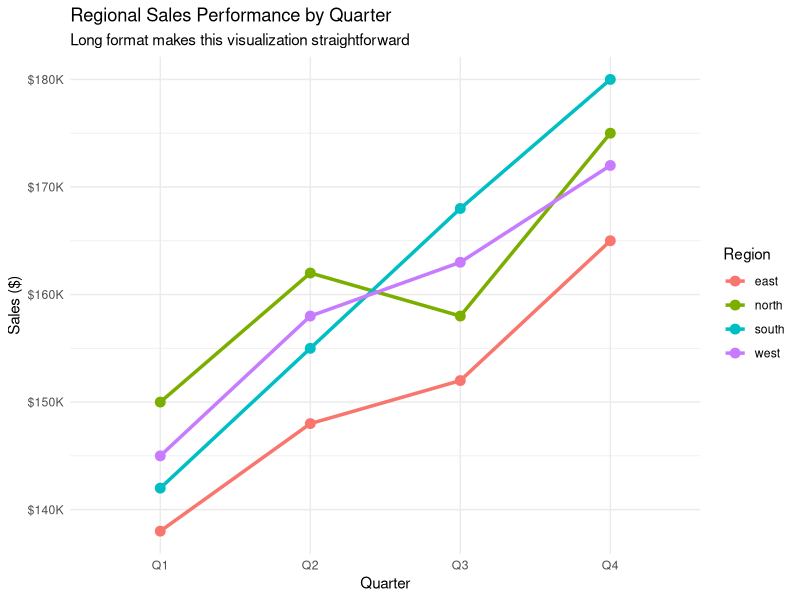

The R script that drew this image:
## ---- chunk 1
#| label: setup
#| message: false

library(tidyverse)
library(lubridate)

# Wide format: Values spread across columns
sales_wide <- tibble(
  quarter = c("Q1", "Q2", "Q3", "Q4"),
  north = c(150000, 162000, 158000, 175000),
  south = c(142000, 155000, 168000, 180000),
  east = c(138000, 148000, 152000, 165000),
  west = c(145000, 158000, 163000, 172000)
)

cat("WIDE FORMAT: Each region is a separate column\n")
print(sales_wide)

# Long format: Values stacked in rows
sales_long <- sales_wide %>%
  pivot_longer(
    cols = c(north, south, east, west),
    names_to = "region",
    values_to = "sales"
  )

cat("\nLONG FORMAT: All sales values in one column\n")
print(sales_long)

cat("\nComparison:\n")
cat("Wide: ", nrow(sales_wide), " rows x ", ncol(sales_wide), " columns\n")
cat("Long: ", nrow(sales_long), " rows x ", ncol(sales_long), " columns\n")
## ---- chunk 2
#| label: format-comparison

cat("📊 WIDE FORMAT - Best for:\n")
cat("- Human-readable reports and dashboards\n")
cat("- Side-by-side comparisons\n")
cat("- Spreadsheet-style presentations\n")
cat("- Correlation matrices\n")
cat("- Crosstabs and pivot tables\n\n")

cat("📈 LONG FORMAT - Best for:\n")
cat("- ggplot2 visualizations\n")
cat("- Statistical modeling and analysis\n")
cat("- Group-by operations with dplyr\n")
cat("- Time series analysis\n")
cat("- Machine learning datasets\n\n")

# Demonstrate why ggplot2 prefers long format
library(ggplot2)

# This works beautifully with long format
sales_long %>%
  ggplot(aes(x = quarter, y = sales, color = region, group = region)) +
  geom_line(size = 1.2) +
  geom_point(size = 3) +
  scale_y_continuous(labels = scales::dollar_format(scale = 1e-3, suffix = "K")) +
  labs(
    title = "Regional Sales Performance by Quarter",
    subtitle = "Long format makes this visualization straightforward",
    x = "Quarter",
    y = "Sales ($)",
    color = "Region"
  ) +
  theme_minimal()
## ---- chunk 3
#| label: pivot-longer-basics

# Real-world example: Employee performance ratings
performance_wide <- tibble(
  employee_id = 1:5,
  name = c("Alice Johnson", "Bob Smith", "Carol Davis", "David Wilson", "Emma Brown"),
  department = c("Sales", "Marketing", "IT", "Sales", "Marketing"),
  communication_q1 = c(4.2, 3.8, 4.5, 3.9, 4.1),
  communication_q2 = c(4.3, 4.0, 4.6, 4.1, 4.2),
  teamwork_q1 = c(4.0, 4.2, 4.3, 3.8, 4.4),
  teamwork_q2 = c(4.1, 4.4, 4.4, 4.0, 4.6),
  leadership_q1 = c(3.8, 3.5, 4.1, 3.6, 3.9),
  leadership_q2 = c(4.0, 3.7, 4.3, 3.8, 4.1)
)

cat("Original wide format (multiple rating columns):\n")
print(performance_wide)

# Method 1: Basic pivot_longer
performance_long_basic <- performance_wide %>%
  pivot_longer(
    cols = communication_q1:leadership_q2,  # Columns to pivot
    names_to = "skill_quarter",             # Name for the new key column
    values_to = "rating"                    # Name for the new value column
  )

cat("\nBasic pivot_longer result:\n")
print(head(performance_long_basic, 10))
## ---- chunk 4
#| label: pivot-longer-selection

# Method 2: Using column selection helpers
performance_long_helpers <- performance_wide %>%
  pivot_longer(
    cols = contains("_q"),               # All columns containing "_q"
    names_to = "skill_quarter",
    values_to = "rating"
  )

# Method 3: Excluding specific columns
performance_long_exclude <- performance_wide %>%
  pivot_longer(
    cols = -c(employee_id, name, department),  # Everything except these
    names_to = "skill_quarter",
    values_to = "rating"
  )

# Method 4: Using patterns with matches()
performance_long_pattern <- performance_wide %>%
  pivot_longer(
    cols = matches("(communication|teamwork|leadership)_q[12]"),  # Regex pattern
    names_to = "skill_quarter",
    values_to = "rating"
  )

cat("All methods produce identical results:\n")
cat("Basic: ", nrow(performance_long_basic), " rows\n")
cat("Helpers: ", nrow(performance_long_helpers), " rows\n")
cat("Exclude: ", nrow(performance_long_exclude), " rows\n")
cat("Pattern: ", nrow(performance_long_pattern), " rows\n")
## ---- chunk 5
#| label: pivot-longer-separation

# Separate skill and quarter into different columns
performance_tidy <- performance_wide %>%
  pivot_longer(
    cols = contains("_q"),
    names_to = "skill_quarter",
    values_to = "rating"
  ) %>%
  separate(
    skill_quarter,
    into = c("skill", "quarter"),
    sep = "_"
  ) %>%
  mutate(
    quarter = str_replace(quarter, "q", "Q"),  # Clean up quarter format
    quarter_num = as.numeric(str_extract(quarter, "\\d+")),
    skill = str_to_title(skill)
  )

cat("Cleaned and separated data:\n")
print(head(performance_tidy, 12))

# Now analysis becomes powerful
cat("\nAverage ratings by skill and quarter:\n")
performance_tidy %>%
  group_by(skill, quarter) %>%
  summarise(
    avg_rating = round(mean(rating), 2),
    employees = n(),
    .groups = "drop"
  ) %>%
  pivot_wider(names_from = quarter, values_from = avg_rating) %>%
  print()
## ---- chunk 6
#| label: multiple-values

# Complex example: Survey with both scores and confidence levels
survey_complex <- tibble(
  participant_id = 1:4,
  age_group = c("18-25", "26-35", "36-45", "46-55"),
  satisfaction_score_pre = c(3.2, 4.1, 2.8, 3.9),
  satisfaction_confidence_pre = c(0.8, 0.9, 0.7, 0.85),
  satisfaction_score_post = c(4.1, 4.5, 3.9, 4.2),
  satisfaction_confidence_post = c(0.9, 0.95, 0.85, 0.9),
  recommendation_score_pre = c(2.8, 3.5, 2.1, 3.2),
  recommendation_confidence_pre = c(0.7, 0.8, 0.6, 0.75),
  recommendation_score_post = c(3.9, 4.2, 3.4, 4.0),
  recommendation_confidence_post = c(0.85, 0.9, 0.8, 0.88)
)

cat("Complex survey data with scores and confidence:\n")
print(survey_complex)

# Pivot multiple value types simultaneously
survey_long <- survey_complex %>%
  pivot_longer(
    cols = -c(participant_id, age_group),
    names_to = c("metric", "measure", "period"),
    names_pattern = "(.+)_(score|confidence)_(pre|post)",
    values_to = "value"
  ) %>%
  pivot_wider(
    names_from = measure,
    values_from = value
  ) %>%
  mutate(
    metric = str_to_title(metric),
    period = str_to_title(period)
  )

cat("\nTransformed to tidy format with separate score/confidence columns:\n")
print(head(survey_long, 10))

# Calculate improvement with confidence intervals
improvements <- survey_long %>%
  select(-age_group) %>%
  pivot_wider(names_from = period, values_from = c(score, confidence)) %>%
  mutate(
    score_improvement = score_Post - score_Pre,
    confidence_avg = (confidence_Pre + confidence_Post) / 2,
    improvement_category = case_when(
      score_improvement >= 1.0 ~ "Significant Improvement",
      score_improvement >= 0.5 ~ "Moderate Improvement",
      score_improvement >= 0.0 ~ "Slight Improvement",
      TRUE ~ "Decline"
    )
  )

cat("\nImprovement analysis:\n")
improvements %>%
  group_by(metric, improvement_category) %>%
  summarise(
    participants = n(),
    avg_improvement = round(mean(score_improvement), 2),
    avg_confidence = round(mean(confidence_avg), 2),
    .groups = "drop"
  ) %>%
  arrange(metric, desc(avg_improvement)) %>%
  print()
## ---- chunk 7
#| label: pivot-wider-basics

# Start with our long performance data
cat("Starting with long format data:\n")
print(head(performance_tidy, 8))

# Convert back to wide format for reporting
performance_report <- performance_tidy %>%
  # Create quarter-skill combinations
  unite("quarter_skill", quarter, skill, sep = "_") %>%
  pivot_wider(
    names_from = quarter_skill,
    values_from = rating
  ) %>%
  arrange(department, name)

cat("\nConverted to wide format for reporting:\n")
print(performance_report)
## ---- chunk 8
#| label: bi-dashboard

# Create dashboard-ready format
dashboard_data <- performance_tidy %>%
  group_by(employee_id, name, department, quarter) %>%
  summarise(
    avg_rating = round(mean(rating), 2),
    skills_evaluated = n(),
    .groups = "drop"
  ) %>%
  pivot_wider(
    names_from = quarter,
    values_from = c(avg_rating, skills_evaluated),
    names_sep = "_"
  ) %>%
  # Calculate improvements
  mutate(
    improvement_q1_to_q2 = round(avg_rating_Q2 - avg_rating_Q1, 2),
    improvement_category = case_when(
      improvement_q1_to_q2 >= 0.3 ~ "Strong Growth",
      improvement_q1_to_q2 >= 0.1 ~ "Steady Growth",
      improvement_q1_to_q2 >= -0.1 ~ "Stable",
      TRUE ~ "Needs Attention"
    )
  )

cat("Dashboard-ready format:\n")
print(dashboard_data)

# Summary by department
cat("\nDepartment performance summary:\n")
dashboard_data %>%
  group_by(department) %>%
  summarise(
    employees = n(),
    avg_q1_rating = round(mean(avg_rating_Q1), 2),
    avg_q2_rating = round(mean(avg_rating_Q2), 2),
    avg_improvement = round(mean(improvement_q1_to_q2), 2),
    strong_growth_pct = round(100 * mean(improvement_category == "Strong Growth"), 1),
    .groups = "drop"
  ) %>%
  arrange(desc(avg_improvement)) %>%
  print()
## ---- chunk 9
#| label: missing-values

# Realistic scenario with missing data
incomplete_sales <- tibble(
  month = rep(c("Jan", "Feb", "Mar"), each = 3),
  region = rep(c("North", "South", "West"), 3),
  sales = c(100, 150, NA, 120, NA, 180, 130, 160, 170)
)

cat("Data with missing values:\n")
print(incomplete_sales)

# Pivot wider with missing values
sales_matrix <- incomplete_sales %>%
  pivot_wider(
    names_from = month,
    values_from = sales,
    values_fill = 0  # Fill missing with 0 for this business case
  )

cat("\nPivoted wide with missing values filled as 0:\n")
print(sales_matrix)

# Alternative: Keep NAs and handle explicitly
sales_matrix_na <- incomplete_sales %>%
  pivot_wider(
    names_from = month,
    values_from = sales
    # No values_fill - keeps NAs
  ) %>%
  mutate(
    total_known = rowSums(select(., Jan:Mar), na.rm = TRUE),
    months_reported = rowSums(!is.na(select(., Jan:Mar))),
    avg_monthly = round(total_known / months_reported, 1)
  )

cat("\nWith explicit missing value handling:\n")
print(sales_matrix_na)
## ---- chunk 10
#| label: financial-example

# Quarterly financial statements across multiple companies
financials_raw <- tibble(
  company = rep(c("TechCorp", "RetailCo", "ManufactureInc"), each = 4),
  metric = rep(c("revenue", "costs", "profit", "employees"), 3),
  q1_2023 = c(
    # TechCorp
    5200, 3800, 1400, 450,
    # RetailCo
    8900, 7100, 1800, 1200,
    # ManufactureInc
    6700, 5200, 1500, 800
  ),
  q2_2023 = c(
    5800, 4100, 1700, 470,
    9200, 7300, 1900, 1250,
    7100, 5500, 1600, 820
  ),
  q3_2023 = c(
    6100, 4200, 1900, 485,
    9800, 7600, 2200, 1300,
    7400, 5800, 1600, 835
  ),
  q4_2023 = c(
    6500, 4400, 2100, 500,
    10200, 7900, 2300, 1320,
    7800, 6100, 1700, 850
  )
)

cat("Raw financial data (wide format):\n")
print(head(financials_raw, 12))

# Transform to analysis-ready format
financials_clean <- financials_raw %>%
  # First pivot to long format
  pivot_longer(
    cols = starts_with("q"),
    names_to = "quarter",
    values_to = "value"
  ) %>%
  # Then pivot wider to separate metrics
  pivot_wider(
    names_from = metric,
    values_from = value
  ) %>%
  # Clean and enhance
  mutate(
    quarter = str_replace(quarter, "q(\\d)_", "Q\\1 "),
    profit_margin = round(profit / revenue * 100, 1),
    revenue_per_employee = round(revenue / employees * 1000, 0),
    cost_efficiency = round(costs / revenue * 100, 1)
  ) %>%
  arrange(company, quarter)

cat("\nCleaned financial analysis format:\n")
print(head(financials_clean, 9))

# Performance analysis
cat("\nCompany performance comparison:\n")
financials_clean %>%
  group_by(company) %>%
  summarise(
    avg_profit_margin = round(mean(profit_margin), 1),
    revenue_growth = round((last(revenue) - first(revenue)) / first(revenue) * 100, 1),
    avg_revenue_per_employee = round(mean(revenue_per_employee), 0),
    cost_trend = round(last(cost_efficiency) - first(cost_efficiency), 1),
    .groups = "drop"
  ) %>%
  arrange(desc(avg_profit_margin)) %>%
  print()
## ---- chunk 11
#| label: customer-behavior

# Customer purchase behavior across channels
customer_behavior <- tibble(
  customer_id = 1:6,
  segment = c("Premium", "Standard", "Premium", "Standard", "Budget", "Budget"),
  online_purchases = c(12, 8, 15, 5, 3, 2),
  store_purchases = c(3, 6, 2, 8, 4, 5),
  phone_purchases = c(2, 1, 3, 2, 1, 0),
  online_revenue = c(2400, 960, 3200, 450, 180, 120),
  store_revenue = c(950, 1200, 580, 1800, 320, 400),
  phone_revenue = c(450, 180, 720, 380, 95, 0)
)

cat("Customer behavior data (wide format):\n")
print(customer_behavior)

# Transform to analyzable format
behavior_analysis <- customer_behavior %>%
  # Pivot purchases and revenue separately, then combine
  pivot_longer(
    cols = c(online_purchases:phone_purchases, online_revenue:phone_revenue),
    names_to = c("channel", "metric"),
    names_pattern = "(.+)_(purchases|revenue)",
    values_to = "value"
  ) %>%
  pivot_wider(
    names_from = metric,
    values_from = value
  ) %>%
  # Calculate derived metrics
  mutate(
    avg_order_value = round(ifelse(purchases > 0, revenue / purchases, 0), 2),
    channel = str_to_title(channel)
  ) %>%
  arrange(customer_id, channel)

cat("\nTransformed behavior analysis:\n")
print(head(behavior_analysis, 12))

# Channel preference analysis
cat("\nChannel preferences by segment:\n")
behavior_analysis %>%
  filter(purchases > 0) %>%  # Only active channels
  group_by(segment, channel) %>%
  summarise(
    customers = n(),
    avg_purchases = round(mean(purchases), 1),
    avg_revenue = round(mean(revenue), 0),
    avg_order_value = round(mean(avg_order_value), 2),
    .groups = "drop"
  ) %>%
  arrange(segment, desc(avg_revenue)) %>%
  print()
## ---- chunk 12
#| label: best-practices

cat("🚀 PERFORMANCE TIPS:\n\n")

cat("1. COLUMN SELECTION:\n")
cat("   - Use specific column ranges: pivot_longer(cols = col1:col5)\n")
cat("   - Avoid pivot_longer(cols = everything()) on large datasets\n")
cat("   - Use selection helpers: starts_with(), contains(), matches()\n\n")

cat("2. MEMORY MANAGEMENT:\n")
cat("   - Pivot smaller chunks of large datasets\n")
cat("   - Remove unnecessary columns before pivoting\n")
cat("   - Consider data.table::melt() for very large datasets\n\n")

cat("3. DATA VALIDATION:\n")
cat("   - Check for duplicate key combinations before pivot_wider()\n")
cat("   - Validate data types after pivoting\n")
cat("   - Handle missing values explicitly with values_fill\n\n")

# Demonstrate validation
cat("Example: Checking for duplicates before pivot_wider()\n")

# This would fail due to duplicates
problematic_data <- tibble(
  id = c(1, 1, 2, 2),
  metric = c("sales", "sales", "profit", "profit"),  # Duplicate keys!
  value = c(100, 150, 50, 75)
)

# Check for duplicates
duplicate_check <- problematic_data %>%
  count(id, metric) %>%
  filter(n > 1)

if(nrow(duplicate_check) > 0) {
  cat("⚠️  Duplicates found! Handle before pivot_wider():\n")
  print(duplicate_check)

  # Fix by aggregating
  fixed_data <- problematic_data %>%
    group_by(id, metric) %>%
    summarise(value = sum(value), .groups = "drop")

  cat("\nFixed by aggregating:\n")
  print(fixed_data)
}

cat("\n4. NAMING CONVENTIONS:\n")
cat("   - Use descriptive names_to and values_to parameters\n")
cat("   - Consider names_prefix to add context\n")
cat("   - Use names_sep for multiple name columns\n")
## ---- chunk 13
#| label: dplyr-integration

# Complete data analysis pipeline combining pivot with dplyr
sales_pipeline <- tibble(
  date = seq(as.Date("2023-01-01"), as.Date("2023-12-31"), by = "month"),
  product_a_units = sample(100:500, 12),
  product_a_revenue = sample(5000:25000, 12),
  product_b_units = sample(80:400, 12),
  product_b_revenue = sample(4000:20000, 12),
  product_c_units = sample(60:300, 12),
  product_c_revenue = sample(3000:15000, 12)
) %>%
  # Transform to long format
  pivot_longer(
    cols = -date,
    names_to = c("product", "metric"),
    names_pattern = "product_([abc])_(units|revenue)",
    values_to = "value"
  ) %>%
  # Spread metrics to columns
  pivot_wider(
    names_from = metric,
    values_from = value
  ) %>%
  # Add derived metrics with dplyr
  mutate(
    product = paste("Product", str_to_upper(product)),
    avg_price = round(revenue / units, 2),
    quarter = paste("Q", quarter(date), year(date)),
    month_name = month(date, label = TRUE, abbr = FALSE)
  ) %>%
  # Group analysis
  group_by(product) %>%
  mutate(
    revenue_growth = round((revenue / lag(revenue) - 1) * 100, 1),
    units_growth = round((units / lag(units) - 1) * 100, 1),
    price_change = round(avg_price - lag(avg_price), 2)
  ) %>%
  ungroup()

cat("Complete analysis pipeline result:\n")
print(head(sales_pipeline, 10))

# Quarterly summary
cat("\nQuarterly performance summary:\n")
sales_pipeline %>%
  group_by(product, quarter) %>%
  summarise(
    total_units = sum(units),
    total_revenue = sum(revenue),
    avg_price = round(mean(avg_price), 2),
    .groups = "drop"
  ) %>%
  arrange(product, quarter) %>%
  print()
## ---- chunk 14
#| label: common-pitfalls

cat("⚠️  COMMON PITFALLS AND SOLUTIONS:\n\n")

cat("1. PROBLEM: Mixed data types in value columns\n")
mixed_types <- tibble(
  id = 1:3,
  score_2023 = c("85", "92", "78"),    # Character instead of numeric
  score_2024 = c(88, 94, 82)          # Numeric
)

cat("   Solution: Fix data types before pivoting\n")
fixed_types <- mixed_types %>%
  mutate(score_2023 = as.numeric(score_2023)) %>%
  pivot_longer(cols = starts_with("score"), names_to = "year", values_to = "score")

cat("2. PROBLEM: Inconsistent column naming\n")
inconsistent_names <- tibble(
  region = c("North", "South"),
  Q1_sales = c(100, 120),
  q2_Sales = c(110, 125),              # Inconsistent case
  "Q3 sales" = c(115, 130)            # Space in name
)

cat("   Solution: Standardize names first\n")
standardized <- inconsistent_names %>%
  rename_with(~ str_to_lower(str_replace_all(.x, " ", "_"))) %>%
  pivot_longer(cols = contains("sales"), names_to = "quarter", values_to = "sales")

cat("3. PROBLEM: Unexpected pivoting results\n")
cat("   - Always check dimensions before and after\n")
cat("   - Use glimpse() to verify structure\n")
cat("   - Test with small data first\n\n")

cat("4. SOLUTION TEMPLATE for complex pivots:\n")
cat("   data %>%\n")
cat("     # 1. Clean column names\n")
cat("     rename_with(clean_names_function) %>%\n")
cat("     # 2. Fix data types\n")
cat("     mutate(across(where(is.character), type_convert)) %>%\n")
cat("     # 3. Pivot with explicit parameters\n")
cat("     pivot_longer(...) %>%\n")
cat("     # 4. Validate results\n")
cat("     glimpse()\n")
